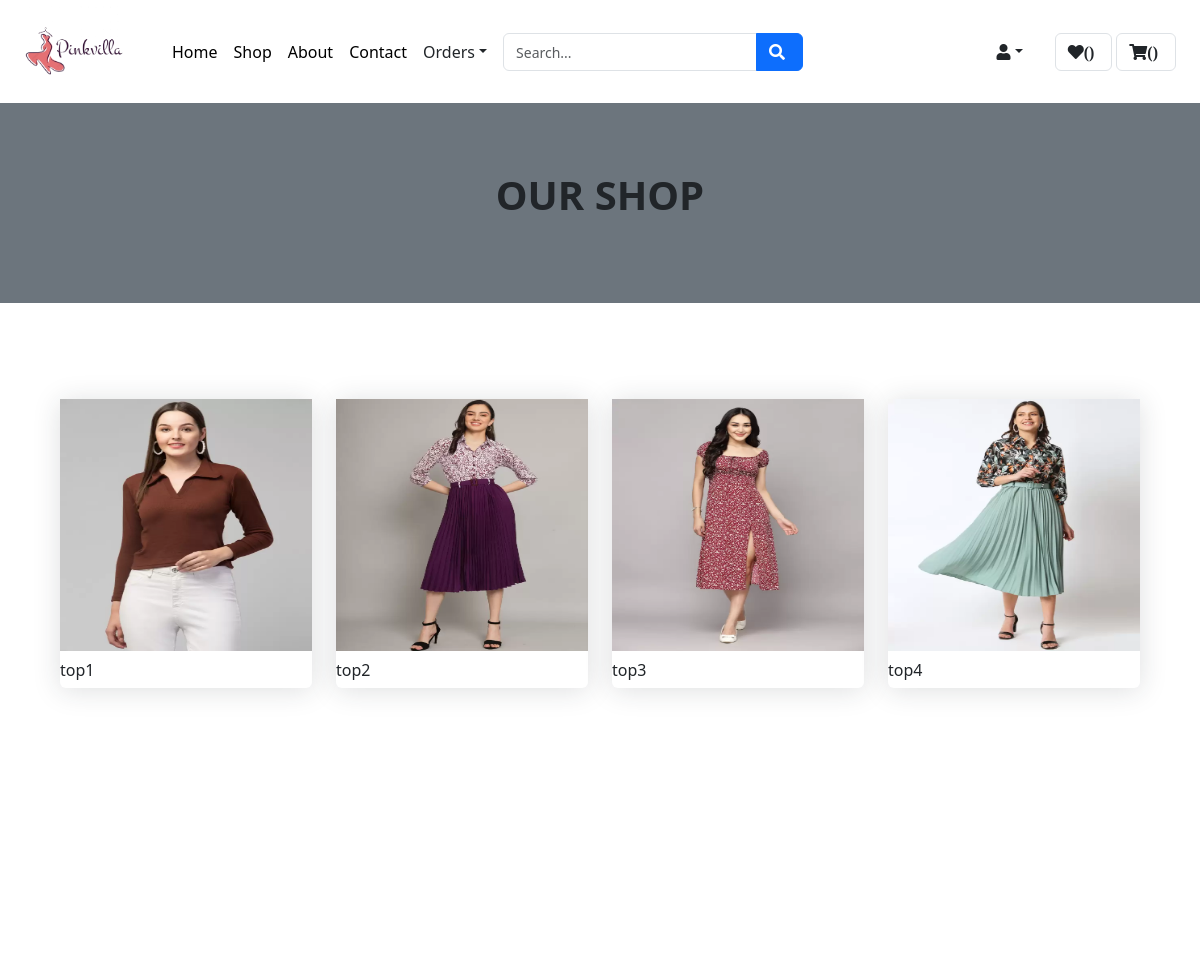
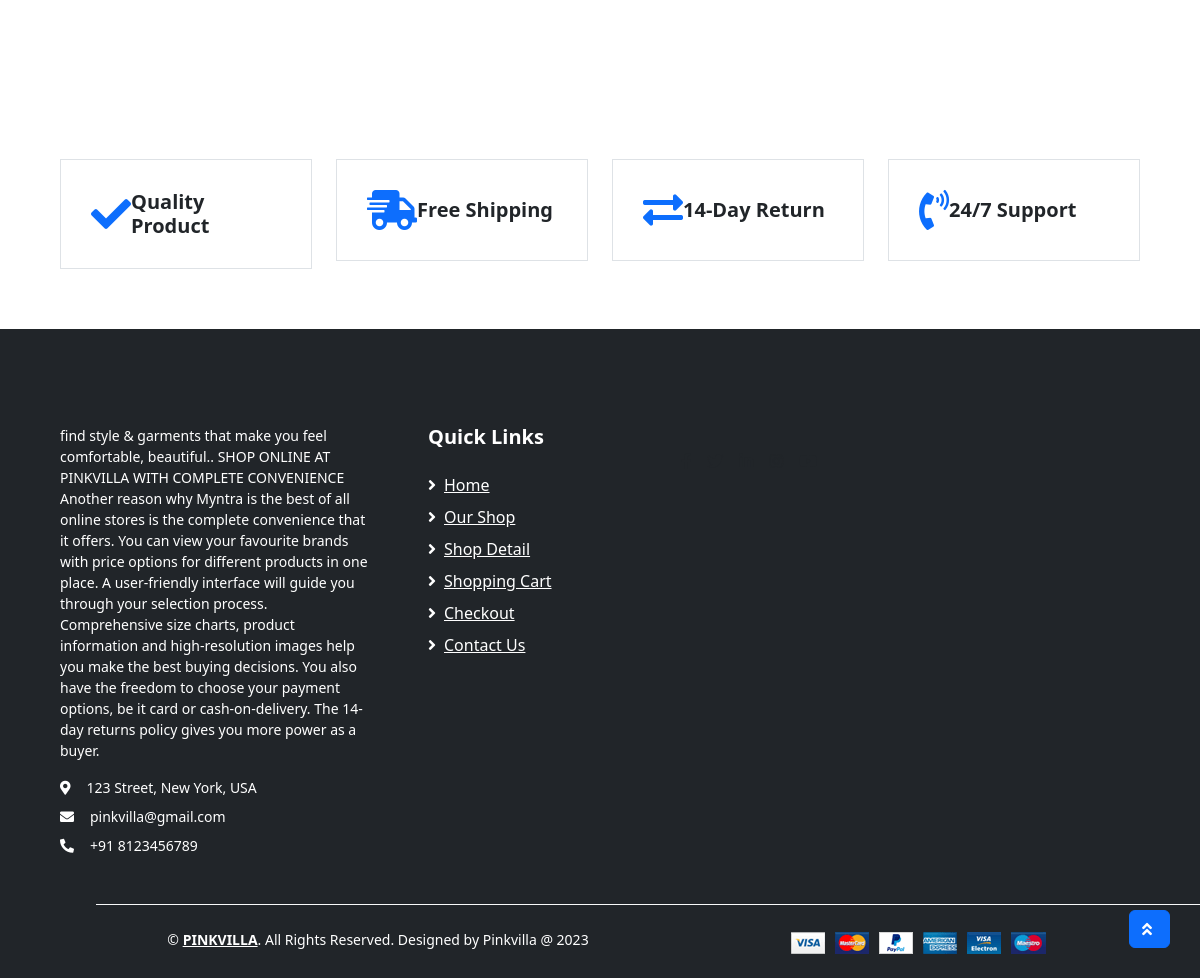
Page /user_product/20/ on the committed database (2 pictures, top to bottom).
### app1/models.py (models this page shows, shortened)
class Product(models.Model):
    id = models.AutoField(primary_key=True)
    name = models.CharField(max_length=100)
    brand = models.ForeignKey(Brand,on_delete=models.CASCADE)
    category = models.ForeignKey(category,on_delete=models.CASCADE)
    description = models.TextField()
    sales_count = models.PositiveIntegerField(default=0)
    wardrobe_essential = models.BooleanField(default=False)
    image = models.ImageField(blank=True, upload_to='images/')

### app1/views.py (the view)
# urls.py: path('user_product/<int:Category_id>/', views.user_product, name='user_product'),
def user_product(request, Category_id):
    categoryobj=category.objects.get(id=Category_id)
    products = Product.objects.filter(category=categoryobj)
    context = {
        'products': products,
    }
    return render(request, 'user_product.html', context)

### app1/templates/user_product.html (shortened to what this page needs)
{% extends 'user_home.html' %}
{% load static %}
{% block main-content%}
<body>
        <div class="container-fluid bg-secondary mb-5">
            <div class="d-flex flex-column align-items-center justify-content-center" style="min-height: 200px">
                <h1 class="font-weight-semi-bold text-uppercase mb-3">Our Shop</h1>
            </div>
        </div>
<div class="container-fluid pt-5">
<div class="row px-xl-5">
{% for product in products %}
<div class="col-lg-3 col-md-6 col-sm-12 pb-1">
    <div class="card product-item border-0 mb-4">
        <a href="{% url 'product_detail' product.id %}">
            <div class="ratio ratio-1x1">
                <img class="img-fluid" src="{{ product.image.url }}" alt="">
            </div>
            <a href="{% url 'product_detail' product_id=product.id %}" class="btn btn-sm text-dark p-0"></a>
            <h6 class="text-truncate mb-2 mt-2">{{ product.name }}</h6>
        </a>
    </div>
</div>
{% endfor %}
        </div>
    </div>
    {% endblock main-content%}

### rows in the picture
Product: image (picture), name "top1"
Product: image (picture), name "top2"
Product: image (picture), name "top3"
Product: image (picture), name "top4"
